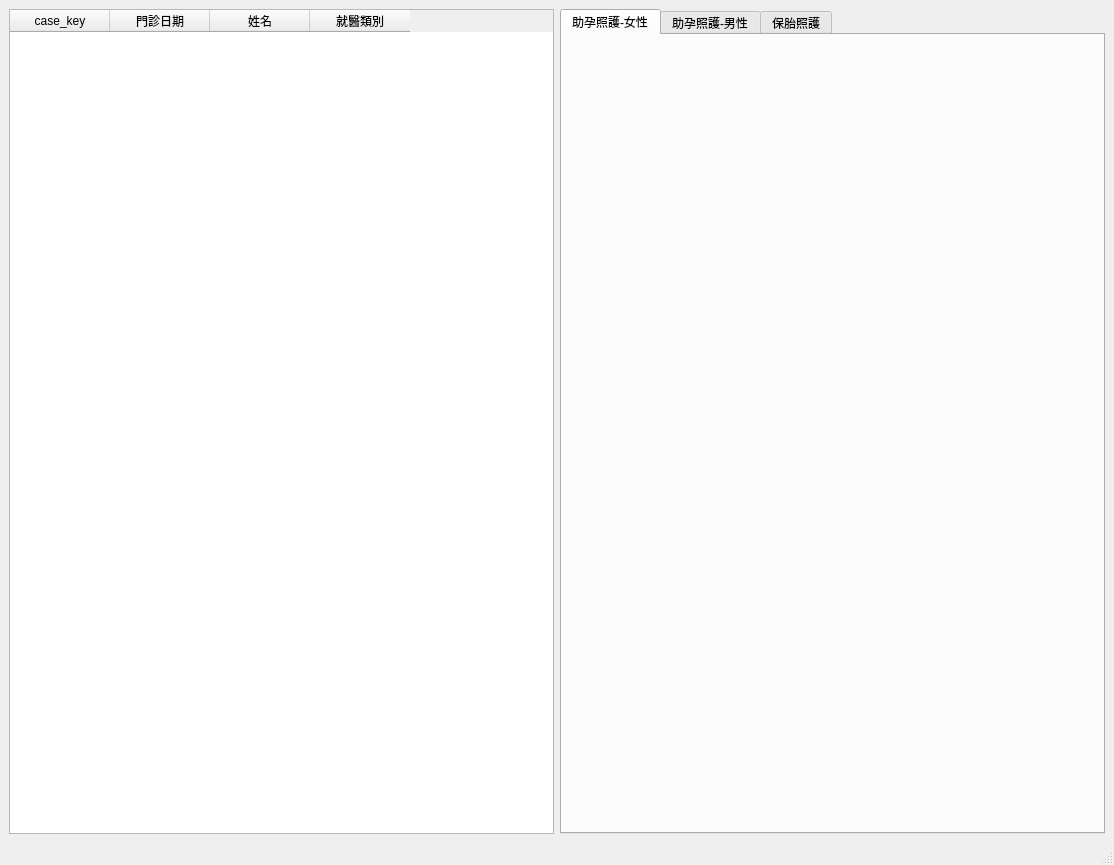
<?xml version="1.0" encoding="UTF-8"?>
<ui version="4.0">
 <class>WindowCheckPrescript</class>
 <widget class="QMainWindow" name="WindowCheckPrescript">
  <property name="geometry">
   <rect>
    <x>0</x>
    <y>0</y>
    <width>1114</width>
    <height>865</height>
   </rect>
  </property>
  <property name="windowTitle">
   <string>助孕照護</string>
  </property>
  <widget class="QWidget" name="centralwidget">
   <layout class="QHBoxLayout" name="horizontalLayout">
    <item>
     <layout class="QHBoxLayout" name="horizontalLayout_3">
      <item>
       <layout class="QVBoxLayout" name="verticalLayout_medical_record">
        <item>
         <widget class="QTableWidget" name="tableWidget_medical_record">
          <column>
           <property name="text">
            <string>case_key</string>
           </property>
          </column>
          <column>
           <property name="text">
            <string>門診日期</string>
           </property>
          </column>
          <column>
           <property name="text">
            <string>姓名</string>
           </property>
          </column>
          <column>
           <property name="text">
            <string>就醫類別</string>
           </property>
          </column>
         </widget>
        </item>
       </layout>
      </item>
      <item>
       <layout class="QVBoxLayout" name="verticalLayout_pregnant">
        <item>
         <widget class="QTabWidget" name="tabWidget_pregnant">
          <property name="currentIndex">
           <number>0</number>
          </property>
          <widget class="QWidget" name="tab_aid_pregnant_female">
           <attribute name="title">
            <string>助孕照護-女性</string>
           </attribute>
          </widget>
          <widget class="QWidget" name="tab_aid_pregnant_male">
           <attribute name="title">
            <string>助孕照護-男性</string>
           </attribute>
          </widget>
          <widget class="QWidget" name="tab_keep_baby">
           <attribute name="title">
            <string>保胎照護</string>
           </attribute>
          </widget>
         </widget>
        </item>
       </layout>
      </item>
     </layout>
    </item>
   </layout>
  </widget>
  <widget class="QStatusBar" name="statusbar"/>
  <widget class="QMenuBar" name="menubar">
   <property name="geometry">
    <rect>
     <x>0</x>
     <y>0</y>
     <width>1114</width>
     <height>28</height>
    </rect>
   </property>
  </widget>
 </widget>
 <resources/>
 <connections/>
</ui>
